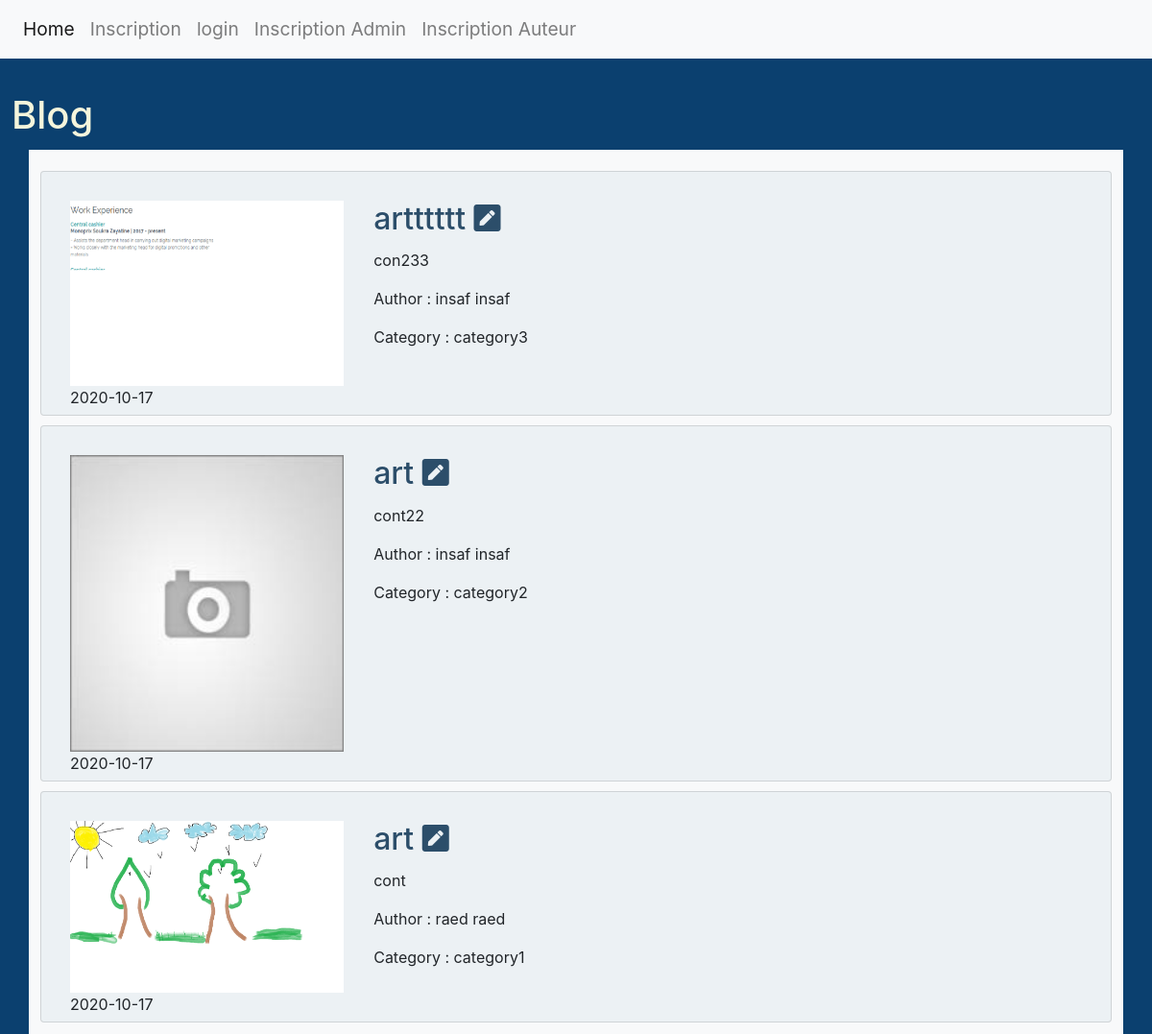
The app's page /home.php with its own data.
### tables this page shows
CREATE TABLE IF NOT EXISTS `posts` (
  `id` int(11) NOT NULL AUTO_INCREMENT,
  `titre` text NOT NULL,
  `contenu` text NOT NULL,
  `date_post` date NOT NULL,
  `user_id` int(11) NOT NULL,
  `category_id` int(11) NOT NULL,
  PRIMARY KEY (`id`),
  KEY `users` (`user_id`),
  KEY `category` (`category_id`)
);

CREATE TABLE IF NOT EXISTS `image` (
  `id` int(11) NOT NULL AUTO_INCREMENT,
  `url` varchar(255) NOT NULL,
  `post_id` int(11) NOT NULL,
  PRIMARY KEY (`id`),
  KEY `posts` (`post_id`)
);

CREATE TABLE IF NOT EXISTS `users` (
  `id` int(11) NOT NULL AUTO_INCREMENT,
  `nom` varchar(200) NOT NULL,
  `prenom` varchar(200) NOT NULL,
  `email` varchar(200) NOT NULL,
  `password` varchar(255) NOT NULL,
  `role_id` int(11) NOT NULL,
  PRIMARY KEY (`id`),
  KEY `role` (`role_id`)
);

CREATE TABLE IF NOT EXISTS `category` (
  `id` int(11) NOT NULL AUTO_INCREMENT,
  `nom` varchar(200) NOT NULL,
  PRIMARY KEY (`id`)
);

### home.php (called while the page is built, shortened)
<?php
	include "connexion.php";
	$post=$conn->prepare("SELECT posts.id, `titre`, `contenu`, `date_post`, `user_id`, category.nom AS nom, users.nom AS auteur, users.prenom AS prenom,url FROM `posts` LEFT join image on image.post_id = posts.id INNER join category on category.id = posts.category_id INNER join users on posts.user_id = users.id order by date_post DESC ");
    $post->execute();
	$res = $post->fetchAll(PDO::FETCH_ASSOC);
    include 'layout.phtml';
?>

### home.phtml (the view)
<h1>Blog</h1>
    <div class="container">
        <?php foreach($res as $post){ ?>
        <div class="card" >
        <div class="card-body" >
                <div class="homeArt">
                   <?php if(!empty($post['url'])){ ?>
                    <img src="image/<?= $post['url'] ?>"  alt="blogImg">
                   <?php } else { ?>
                    <img src="image/replace.jpg"  alt="blogImg" >
                   <?php } ?>
                    <p class="card-text" id="temp"><?= $post['date_post'] ?></p>
                </div>
                <div>
                    <a href="commentaire.php?id=<?= $post['id'] ?>" title="Add comment"><h2 class="card-title"><?= $post['titre'] ?>  <i class="fas fa-pen-square" ></i></h2></a>
                    <p class="card-text"><?= $post['contenu'] ?></p>
                    <p class="card-text" id="aut">Author : <?= $post['auteur'] ?> <?= $post['prenom'] ?></p>
                    <p class="card-text" id="cat">Category : <?= $post['nom'] ?></p>
                </div>
            </div>
           </div>
        <?php } ?>
    </div>

### layout.phtml (shortened to what this page needs)
<!DOCTYPE html>
<html>
    <head>
        <link rel="stylesheet" href="https://use.fontawesome.com/releases/v5.7.2/css/all.css">
        <link rel="stylesheet" href="https://stackpath.bootstrapcdn.com/bootstrap/4.2.1/css/bootstrap.min.css">
    <link rel="stylesheet" href="css/home.css">
    </head>
    <body>
       <header>
            <nav class="navbar navbar-expand-lg navbar-light bg-light">
                <div class="collapse navbar-collapse" id="navbarNav">
                    <ul class="navbar-nav">
                        <li class="nav-item active">
                            <a class="nav-link" href="home.php">Home</a>
                        </li>
                        <?php if(empty($_SESSION)){  ?>
                    <li class="nav-item">
                        <a class="nav-link" href="insert_inscri.php" >Inscription</a>
                    </li>
                    <li class="nav-item">
                        <a class="nav-link" href="insertlogin.php" >login</a>
                    </li>
                    <li class="nav-item">
                        <a class="nav-link" href="insert_inscri_admin.php" >Inscription Admin</a>
                    </li>
                    <li class="nav-item">
                        <a class="nav-link" href="insert_inscri_author.php" >Inscription Auteur</a>
                    </li>
                <?php }
                ?>
            </nav>
        </header>
        <main>
           <br>
            <?php include $template.'.phtml' ?>
        </main>
    </body>
</html>

### css/home.css (style rules this page uses)
* { box-sizing: border-box; }
body { background-color: #0B406F; }
.navbar { position: fixed;top: 0;width: 100%;z-index: 10; font-size: 1.2em; }
main { margin-top: 5%; }
main h1 { margin: 1%; color:beige; }
main .container { padding:1%; background-color: #F8F9FA }
main div .card { margin-top: 10px; background-color: #ECF1F4; position: static; padding: 10px; }
main h2 { color: #2C4E6A; }
main .card-body { display:flex; }
main div .card-body div { width: 30%; }
main div .card-body .homeArt img { width: 90%; height: 100%; }

### records on screen
posts: image.url (picture), date_post "2020-10-17", titre "artttttt", contenu "con233", user.nom "insaf", user.prenom "insaf", category.nom "category3"
posts: date_post "2020-10-17", titre "art", contenu "cont22", user.nom "insaf", user.prenom "insaf", category.nom "category2"
posts: image.url (picture), date_post "2020-10-17", titre "art", contenu "cont", user.nom "raed", user.prenom "raed", category.nom "category1"
